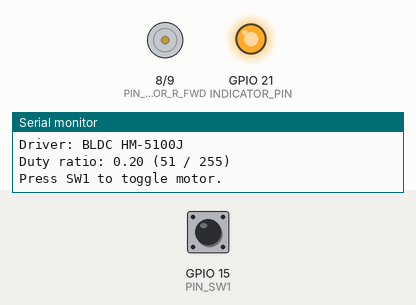
This sketch was run on a simulated ESP8266 (NodeMCU). Parts: motor-driver pin pairs drawn as motors (green arrow = first pin HIGH = forward, orange = second pin HIGH = backward, longer = more drive, scaled by the enable pin), output pins drawn as LEDs (lit = HIGH), the last lines printed to the serial monitor. Inputs (shaded band) come from the test bench; at power-on: GPIO 15 (PIN_SW1) HIGH.

Above: at 1.2 s.
1.3 s: GPIO 15 (PIN_SW1) pulled LOW for 0.15 s
At 2.3 s:
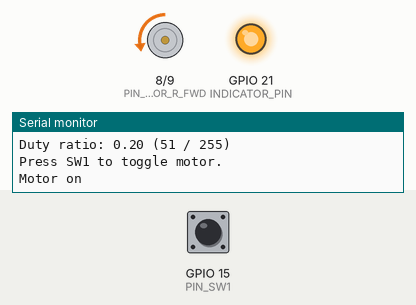
2.9 s: GPIO 15 (PIN_SW1) pulled LOW for 1 s
At 3.4 s:
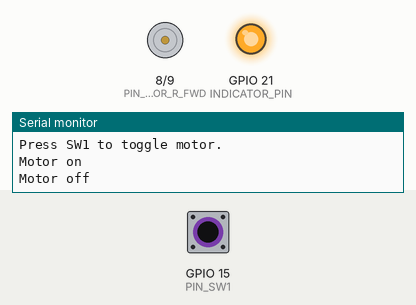
5.4 s: GPIO 15 (PIN_SW1) pulled LOW for 3.2 s
At 6.6 s:
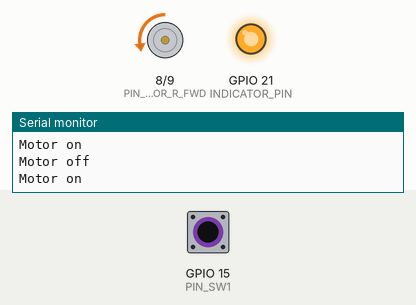
Timing chart, 0 to 8.4 s (numbered marks = the images above; inputs shaded):
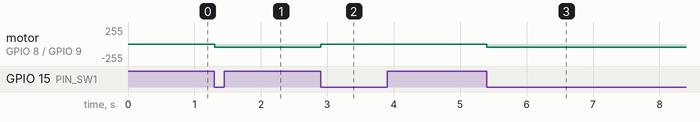

Measured:
- after the input at 1.3 s, motor on GPIO 8 (PIN_MOTOR_R_FWD) / GPIO 9 (PIN_MOTOR_R_REV): stopped → backward 51/255 at once
- after the input at 2.9 s, motor on GPIO 8 (PIN_MOTOR_R_FWD) / GPIO 9 (PIN_MOTOR_R_REV): backward 51/255 → stopped at once
- after the input at 5.4 s, motor on GPIO 8 (PIN_MOTOR_R_FWD) / GPIO 9 (PIN_MOTOR_R_REV): stopped → backward 51/255 at once

The sketch:

motor_pwm_test.ino
```cpp
#include <Arduino.h>

// Set to 1 for left motor, 0 for right motor.
#ifndef USE_LEFT_MOTOR
#define USE_LEFT_MOTOR 0
#endif

// 0: DC motor driver (cugov3 style)
// 1: BLDC driver HM-5100J (FWD/REV)
// 2: BLDC driver HP-5097 (START/STOP + RUN/BRAKE)
#ifndef DRIVER_TYPE
#define DRIVER_TYPE 1
#endif

#define DRIVER_DC 0
#define DRIVER_BLDC_HM5100J 1
#define DRIVER_BLDC_HP5097 2

constexpr uint8_t PIN_MOTOR_L_PWM = 17;
constexpr uint8_t PIN_MOTOR_R_PWM = 19;
constexpr uint8_t PIN_MOTOR_L_DIR_DC = 16;
constexpr uint8_t PIN_MOTOR_R_DIR_DC = 18;
constexpr uint8_t PIN_MOTOR_L_FWD = 2;
constexpr uint8_t PIN_MOTOR_L_REV = 3;
constexpr uint8_t PIN_MOTOR_R_FWD = 8;
constexpr uint8_t PIN_MOTOR_R_REV = 9;
constexpr uint8_t PIN_HP5097_START = 2;  // START/STOP input
constexpr uint8_t PIN_HP5097_RUN = 3;    // RUN/BRAKE input
constexpr uint8_t PIN_SW1 = 15;
constexpr uint8_t PIN_LED1 = 21;
constexpr uint8_t PIN_LED2 = 22;

// Indicator LED turns on while this test is running.
#ifndef INDICATOR_PIN
#define INDICATOR_PIN PIN_LED1
#endif

// Duty ratio (0.0 to 1.0). Keep it low for testing (e.g., 0.1 or 0.2).
constexpr float kDutyRatio = 0.2f;
constexpr bool kForward = false;
constexpr uint32_t kDebounceMs = 20;

constexpr uint16_t kPwmRange = 255;
constexpr uint32_t kBaud = 115200;

uint8_t pwm_pin = 0;
uint8_t dir_fwd_pin = 0;
uint8_t dir_rev_pin = 255;  // 255 means unused.
bool motor_on = false;
unsigned long last_toggle_ms = 0;

int calcDuty() {
  int duty = static_cast<int>(kDutyRatio * kPwmRange + 0.5f);
  if (duty < 0) duty = 0;
  if (duty > kPwmRange) duty = kPwmRange;
  return duty;
}

void setDirectionPins(bool forward) {
#if DRIVER_TYPE == DRIVER_DC
  digitalWrite(dir_fwd_pin, forward ? HIGH : LOW);
#elif DRIVER_TYPE == DRIVER_BLDC_HM5100J
  digitalWrite(dir_fwd_pin, forward ? HIGH : LOW);
  digitalWrite(dir_rev_pin, forward ? LOW : HIGH);
#elif DRIVER_TYPE == DRIVER_BLDC_HP5097
  (void)forward;
  // HP-5097: drive command requires START and RUN both ON.
  digitalWrite(dir_fwd_pin, HIGH);  // START/STOP = ON
  digitalWrite(dir_rev_pin, HIGH);  // RUN/BRAKE  = ON
#else
#error "Unsupported DRIVER_TYPE. Use 0, 1, or 2."
#endif
}

void stopMotorOutput() {
  analogWrite(pwm_pin, 0);
  digitalWrite(dir_fwd_pin, LOW);
  if (dir_rev_pin != 255) {
    digitalWrite(dir_rev_pin, LOW);
  }
}

void setup() {
  Serial.begin(kBaud);

#if USE_LEFT_MOTOR
  pwm_pin = PIN_MOTOR_L_PWM;
  Serial.println("Motor: LEFT");
#if DRIVER_TYPE == DRIVER_DC
  dir_fwd_pin = PIN_MOTOR_L_DIR_DC;
#elif DRIVER_TYPE == DRIVER_BLDC_HP5097
  dir_fwd_pin = PIN_HP5097_START;
  dir_rev_pin = PIN_HP5097_RUN;
#else
  dir_fwd_pin = PIN_MOTOR_L_FWD;
  dir_rev_pin = PIN_MOTOR_L_REV;
#endif
#else
  pwm_pin = PIN_MOTOR_R_PWM;
  Serial.println("Motor: RIGHT");
#if DRIVER_TYPE == DRIVER_DC
  dir_fwd_pin = PIN_MOTOR_R_DIR_DC;
#elif DRIVER_TYPE == DRIVER_BLDC_HP5097
  dir_fwd_pin = PIN_HP5097_START;
  dir_rev_pin = PIN_HP5097_RUN;
#else
  dir_fwd_pin = PIN_MOTOR_R_FWD;
  dir_rev_pin = PIN_MOTOR_R_REV;
#endif
#endif

#if DRIVER_TYPE == DRIVER_DC
  Serial.println("Driver: DC");
#elif DRIVER_TYPE == DRIVER_BLDC_HM5100J
  Serial.println("Driver: BLDC HM-5100J");
#elif DRIVER_TYPE == DRIVER_BLDC_HP5097
  Serial.println("Driver: BLDC HP-5097");
  Serial.println("HP-5097 run condition: START=ON and RUN=ON");
#endif

  pinMode(pwm_pin, OUTPUT);
  pinMode(dir_fwd_pin, OUTPUT);
  if (dir_rev_pin != 255) {
    pinMode(dir_rev_pin, OUTPUT);
  }
  pinMode(INDICATOR_PIN, OUTPUT);
  digitalWrite(INDICATOR_PIN, HIGH);
  pinMode(PIN_SW1, INPUT_PULLUP);
  analogWriteRange(kPwmRange);
  stopMotorOutput();

  Serial.print("Duty ratio: ");
  Serial.print(kDutyRatio, 2);
  Serial.print(" (");
  Serial.print(calcDuty());
  Serial.println(" / 255)");
  Serial.println("Press SW1 to toggle motor.");
}

void loop() {
  static int last_state = HIGH;
  int state = digitalRead(PIN_SW1);
  unsigned long now = millis();
  if (state == LOW && last_state == HIGH && (now - last_toggle_ms) > kDebounceMs) {
    motor_on = !motor_on;
    last_toggle_ms = now;
    if (motor_on) {
      setDirectionPins(kForward);
      analogWrite(pwm_pin, calcDuty());
    } else {
      stopMotorOutput();
    }
    Serial.print("Motor ");
    Serial.println(motor_on ? "on" : "off");
  }
  last_state = state;
  delay(5);
}
```
